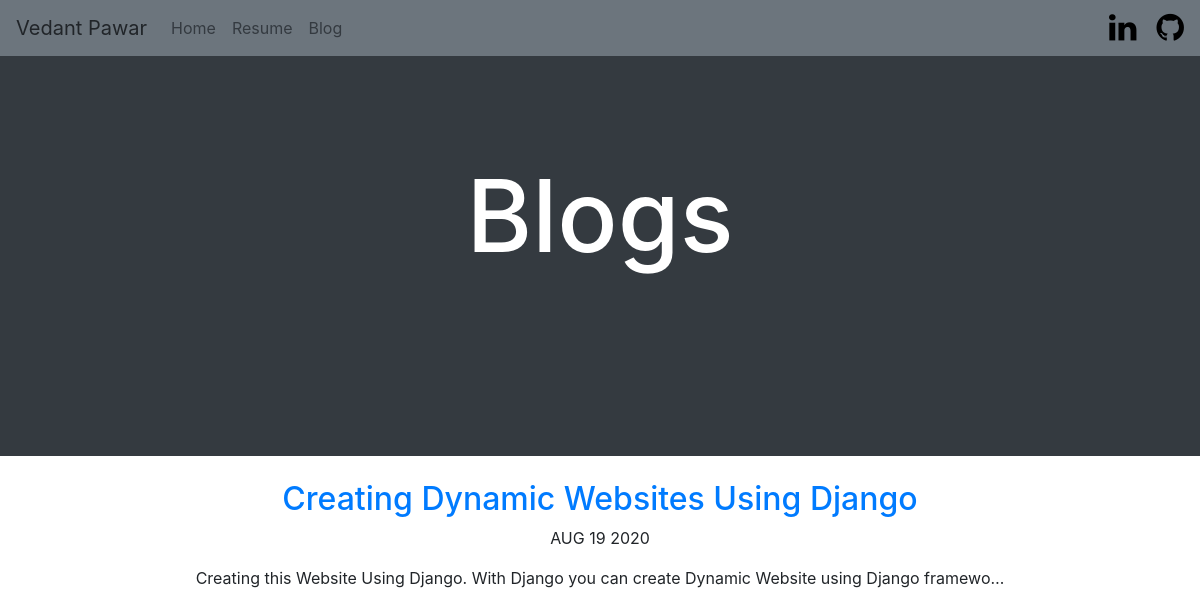
Screenshot of /blog/ with the database file from the repository.
### blog/models.py (models this page shows, shortened)
class blog(models.Model):
    title = models.CharField(max_length=100)
    date = models.DateField(default=datetime.date.today)
    description = models.TextField(max_length=600)

### blog/views.py (the view)
# urls.py: path('', views.home, name='home'),
def home(request):
    blogs= blog.objects.order_by('-date')
    return render( request ,'blog/all_blogs.html',{'blogdict':blogs})

### blog/templates/blog/all_blogs.html
{% extends 'perportfolio/base.html' %}
{% block content %}
<div class="bg-dark" style="height: 400px; width:100%;">
<h1 class="text-center" style="font-size:100px;color: white;padding-top:100px;"> Blogs </h1>
</div>
<br>
<div class="text-center">
{% for blog in blogdict %}
<a href="{% url 'blog:detail' blog.id %}"><h2>{{ blog.title }}</h2></a>
<p>{{ blog.date|date:'M d Y'|upper  }}</p>
<p>{{ blog.description|striptags|truncatechars:100 }}</p>
{% endfor %}
</div>
{% endblock %}

### perportfolio/templates/perportfolio/base.html (shortened to what this page needs)
<!doctype html>
<html lang="en">
  <head>
    <link rel="stylesheet" href="https://stackpath.bootstrapcdn.com/bootstrap/4.1.3/css/bootstrap.min.css">
  </head>
  <body >
    <link rel="stylesheet" href="https://stackpath.bootstrapcdn.com/font-awesome/4.7.0/css/font-awesome.min.css">
    {% load static %}
    <nav class="navbar sticky-top navbar-expand-lg navbar-light bg-secondary">
        <a class="navbar-brand" >Vedant Pawar</a>
        <div class="collapse navbar-collapse" id="navbarSupportedContent">
          <ul class="navbar-nav mr-auto">
            <li class="nav-item">
              <a class="nav-link text-dark" href="{% url 'index' %}">Home</a>
            </li>
            <li class="nav-item">
              <a class="nav-link text-dark" href="{% static 'perportfolio/res.pdf' %}">Resume</a>
            </li>
            <li class="nav-item">
              <a class="nav-link text-dark"  href="{% url 'blog:home' %}">Blog</a>
            </li>
            </ul>
        <ul class="navbar-nav ml-auto ">
            <li class="nav-item">
                <a class="fa fa-linkedin fa-2x" href="https://www.linkedin.com/in/vedpawar/" style="color:black;padding-right:20px;"></a>
            </li>
            <li class="nav-item">
                <a class="fa fa-github fa-2x" href="https://github.com/Ved30" style="color:black"></a>
            </li>
        </ul>
        </div>
      </nav>
    {% block content %}{% endblock %}
  </body>
</html>

### rows the page displays
blog: title "Creating Dynamic Websites Using Django", date "AUG 19 2020", description "Creating this Website Using Django. With Django you can create Dynamic Website using Django framewo…"
